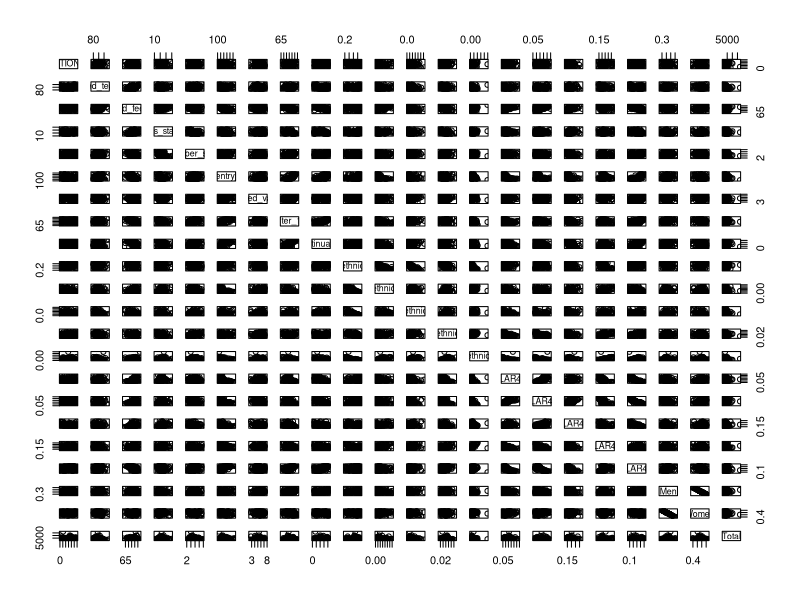

Reproduce this figure in R.
setwd("C:/Users/BCapo/Desktop/University of Edinburgh Masters/Sem 2/srs-assignment/assignment_2")

# NOTES #
# Q1 is the 20% of areas with lowest participation in higher education

# READ DATA #

data = read.csv("data.csv")
head(data)

# Remove 'X.1' column and 'X' cols, R provides indices for us.
data = data[,-c(1,2,3)]
head(data)

# Get column indices and names by using a named list/vector as a 'dictionary'.
cols = as.list(1:ncol(data))
names(cols) = names(data)

# Remove SIMD data as useless.
SIMD.cols <- which(substr(names(cols),1,4) == "SIMD")
data = data[,-SIMD.cols]

# Reset the cols data. 
cols = as.list(1:ncol(data))
names(cols) = names(data)

# EDA #

plot(data)

# DATA CLEANING/FEATURE ENGINEERING? #


# MODELS #
